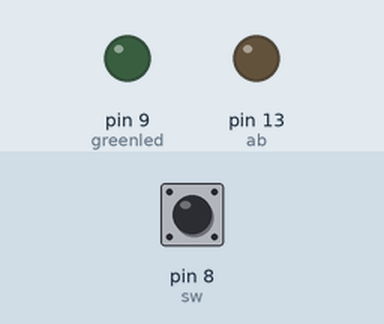
Simulated run of this sketch. Board: Arduino Uno, built with avr-gcc and run on an emulated ATmega328P. Shown: output pins drawn as LEDs (lit = HIGH). The inputs (shaded band) are chosen by the test bench; at power-on: pin 8 (sw) LOW.

Above: at 1.2 s.
1.3 s: pin 8 (sw) pulled HIGH for 0.15 s
At 1.8 s:
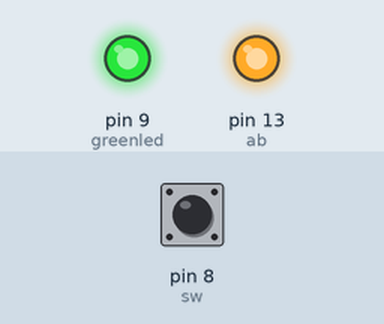
3.4 s: pin 8 (sw) pulled HIGH for 1 s
At 7.0 s:
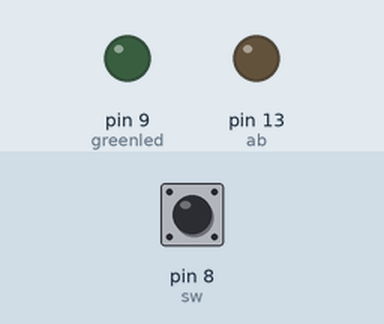
7.4 s: pin 8 (sw) pulled HIGH for 3.2 s
At 11.7 s:
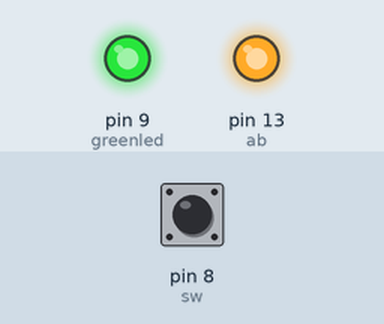
Timing chart, 0 to 13.6 s (numbered marks = the images above; inputs shaded):
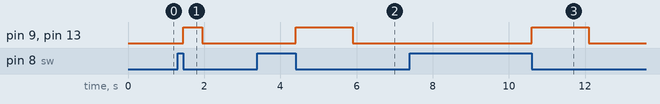

Measured:
- after the input at 1.3 s, pin 9 (greenled), pin 13 (ab): LOW → HIGH after 0.15 s, → LOW 0.50 s later
- after the input at 3.4 s, pin 9 (greenled), pin 13 (ab): LOW → HIGH after 1.0 s, → LOW 1.5 s later
- after the input at 7.4 s, pin 9 (greenled), pin 13 (ab): LOW → HIGH after 3.2 s, → LOW 1.5 s later

The sketch:

MorseCodeFinalGenerator.ino
```cpp
// Morse code generator
// Code adapted from Robert Kubichecks Morse Code Generation
// Developed by Josiah Batson
const int sw = 8; // Sets up variable for switch
const int greenled = 9; // Sets up variable for green led
const int ab = 13; // Sets up variable for active buzzer
const int dotrange = 250; // Duration of press that will register as dot
const int dotlength = 500; // Actual dot length that will be produced
const int dashlength = 3*dotlength; // Actual dash length that will be produced
int t = 0; // Time incriment to measure time push button was pressed for

void setup() {
   pinMode(sw, INPUT); // Sets up the push button switch as an input
   pinMode(greenled, OUTPUT); // Sets up green led as an output
   pinMode(ab, OUTPUT); // Sets up passive buzzer as an output
}

void loop() {
  if(digitalRead(sw) == 1) // Check to see if button is pressed
  {
     while(digitalRead(sw) == 1) // While the button is pressed down count to determine whether a dot or dash is pressed
    {
      delay(5);
      t=t+5; // Incriment the time measurement
    }
    if(t<=dotrange) { // If time measurement doesn't exceed dotrange then it's a dot transmits light and sound as a dot
      dot();
    }
    else { // If time measurement does exceed dotrange then it's a dash and transmit light and sound as a dash
      dash();
    }
    t = 0; // reset time to measure pause length
  }
}
// Dot function
void dot() {
  digitalWrite(greenled, HIGH); // Lights up the green led
  digitalWrite(ab, HIGH); // Turns on the active buzzer
  delay(dotlength);
  digitalWrite(greenled, LOW); // Turns off green led
  digitalWrite(ab, LOW); // Turns off activie buzzer
}
// Dash function
void dash() {
  digitalWrite(greenled, HIGH); // Lights up the red led
  digitalWrite(ab, HIGH); // Turns the active buzzer on
  delay(dashlength);
  digitalWrite(greenled, LOW); // Turns off the green led
  digitalWrite(ab, LOW); // Turns off the active buzzer
}
```
